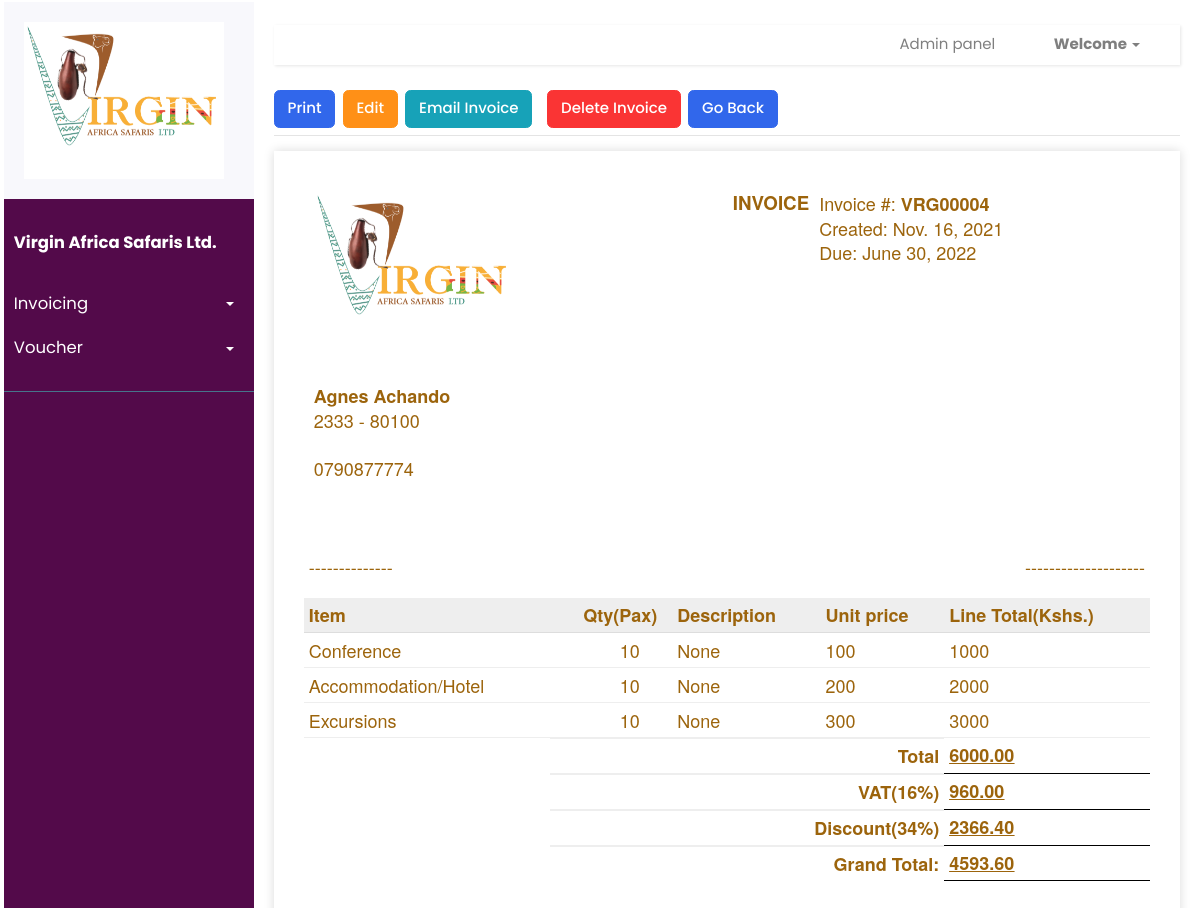
The app's page /invoices/create-build/vrg00004-45091ee86aa0 with its own data.
### invoice/models.py (models this page shows, shortened)
class Invoice(models.Model):
    TERMS = [
        ('Immediate', 'Immediate'),
        ('15 days', '15 days'),
        ('30 days', '30 days'),
    ]
    STATUS = [
        ('CURRENT', 'CURRENT'),
        ('EMAIL_SENT', 'EMAIL_SENT'),
        ('OVERDUE', 'OVERDUE'),
        ('PAID', 'PAID'),
    ]
    number = models.CharField(
        null=False, default=increment_invoice_number, blank=False, max_length=100, unique=True)
    dueDate = models.DateField(null=True, blank=True)
    paymentTerms = models.CharField(
        choices=TERMS, default='15 days', max_length=100)
    status = models.CharField(
        choices=STATUS, default='CURRENT', max_length=100)
    description = models.TextField(null=True, blank=True, max_length=500)
    istaxable = models.BooleanField()
    apply_discount = models.BooleanField()
    discount = models.CharField(
        null=True, default=0, blank=True, max_length=10)
    client = models.ForeignKey(
        Client, blank=True, null=True, on_delete=models.SET_NULL)
    uniqueId = models.CharField(null=True, blank=True, max_length=100)
    slug = models.SlugField(max_length=500, unique=True, blank=True, null=True)
    date_created = models.DateTimeField(blank=True, null=True)
    last_updated = models.DateTimeField(blank=True, null=True)

class Client(models.Model):
    clientName = models.CharField(null=True, blank=True, max_length=200)
    address = models.CharField(null=True, blank=True, max_length=200)
    postalCode = models.CharField(null=True, blank=True, max_length=10)
    phoneNumber = models.CharField(null=True, blank=True, max_length=100)
    emailAddress = models.CharField(null=True, blank=True, max_length=100)
    uniqueId = models.CharField(null=True, blank=True, max_length=100)
    slug = models.SlugField(max_length=500, unique=True, blank=True, null=True)
    date_created = models.DateTimeField(blank=True, null=True)
    last_updated = models.DateTimeField(blank=True, null=True)

class Product(models.Model):
    CURRENCY = [
        ('Ksh', 'KES'),
        ('Ksh', 'KES'),
    ]
    PRODUCTS = [
        ('Accommodation/Hotel', 'Accommodation/Hotel'),
        ('Conference', 'Conference'),
        ('Excursions', 'Excursions'),
        ('Air Ticket', "Air Ticket"),
        ('Others', 'Others')
    ]
    description = models.CharField(
        null=False, blank=False, max_length=200, default="Anonimous")
    currency = models.CharField(
        blank=True, null=True, default='Kshs', max_length=100)
    invoice = models.ManyToManyField(Invoice, through='InvoiceProduct')
    uniqueId = models.CharField(null=True, blank=True, max_length=100)
    slug = models.SlugField(max_length=500, unique=True, blank=True, null=True)
    date_created = models.DateTimeField(blank=True, null=True)
    last_updated = models.DateTimeField(blank=True, null=True)

class InvoiceProduct(models.Model):
    invoice = models.ForeignKey(Invoice, on_delete=models.CASCADE)
    product = models.ForeignKey(
        Product, on_delete=models.CASCADE, null=True, blank=True)
    prod_description = models.CharField(null=True, blank=True, max_length=300)
    quantity = models.IntegerField(
        default=1, validators=[MinValueValidator(1)], null=True, blank=True)
    price = models.CharField(null=True, blank=True, max_length=10)
    class Meta:
        unique_together = [['invoice', 'product']]
    def total_price(self):
        total_price = int(self.quantity)*int(self.price)
        return total_price

### invoice/views.py (the view, shortened to what this page needs)
# urls.py: path('invoices/create-build/<slug:slug>',invoice_views.createBuildInvoice, name='create-build-invoice'),
def createBuildInvoice(request, slug):
	try:
		invoice = Invoice.objects.get(slug=slug)
		pass
	except:
		messages.error(request, 'Something went wrong')
		return redirect('create-build-invoice', slug=slug)
	products = Product.objects.filter(invoice=invoice)
	invoiceproduct  = InvoiceProduct.objects.filter(invoice_id=invoice.id)
	invoiceCurrency = ''
	invoiceTotal = 0.0
	itemtotals = []
	tax=0
	discount=0
	if len(products) > 0:
		for x in invoiceproduct:
			y = float(x.quantity) * float(x.price)
			invoiceTotal += y
			itemtotals.append(y)
	if(invoice.istaxable):
		tax = 0.16*invoiceTotal
	sub_total = invoiceTotal+tax
	if(invoice.apply_discount):
		discount=(float(invoice.discount))*0.01*sub_total
	grand_total = sub_total
	discounted_grand_total = sub_total-discount
	context = {}
	context['invoice'] = invoice
	context['products'] = products
	context['itemtotals']= itemtotals
	context['discount']= "{:.2f}".format(discount)
	context['discounted_grand_total']= "{:.2f}".format(discounted_grand_total)
	context['discount_percentage']= invoice.discount
	context['invoiceGrandTotal'] = "{:.2f}".format(grand_total)
	context['invoiceTotal'] = "{:.2f}".format(invoiceTotal)
	context['tax'] =  "{:.2f}".format(tax)
	context['invoiceCurrency'] = invoiceCurrency
	context['invoiceproduct'] = invoiceproduct
	if request.method == 'GET':
		inv_form = InvoiceForm(instance=invoice)
		client_form = ClientSelectForm(initial_client=invoice.client)
		context['inv_form'] = inv_form
		context['client_form'] = client_form
		return render(request, 'invoice/view_created_invoice.html', context)

### invoice/models.py (called while the page is built)
def increment_invoice_number():
    last_invoice = Invoice.objects.all().order_by('id').last()
    if not last_invoice:
        return 'VRG00001'
    invoice_no = last_invoice.number
    invoice_int = int(invoice_no.split('VRG')[-1])
    new_invoice_int = invoice_int + 1
    new_invoice_no = 'VRG' + "%05d" % (new_invoice_int, )
    return new_invoice_no

### templates/invoice/view_created_invoice.html (shortened to what this page needs)
{% extends 'index.html' %} {% load static %} {% load crispy_forms_tags %}
 {% block content %}
<div
  class="
    d-flex
    justify-content-between
    flex-wrap flex-md-nowrap
    align-items-center
    pt-3
    pb-2
    mb-3
    border-bottom
    view-invoice-box
  "
>
  <div class="btn-toolbar mb-2 mb-md-0">
   <div class="btn-group me-2">
        <a href="{% url 'viewpdf' invoice.slug%} " target="_blank" class="btn btn-primary">Print</a>
    </div>
     <div class="btn-group ml-2">
        <a href="{% url 'edit-invoice' invoice.slug %}" class="btn btn-warning">Edit</a>
    </div>
     <div class="btn-group ml-2 mr-2">
        <a class="btn btn-info" href="#" data-toggle="modal" data-target="#emailConfirmModal">Email Invoice</a>
    </div>
     <div class="btn-group ml-2 mr-2">
        <a class="btn btn-danger" href="#" data-toggle="modal" data-target="#deleteConfirmModal">Delete Invoice</a>
    </div>
    <div class="btn-group me-2 pull-right">
      <a href="{% url 'view-invoices' %}"
        ><button type="button" class="btn btn-primary">Go Back</button></a
      >
    </div>
  </div>
</div>
<div class="invoice-box">
      <table cellpadding="0" cellspacing="0">
        <tr class="top">
          <td colspan="2">
            <table>
              <tr>
                <td class="title">
                  <img
                    src="{% static 'images/logo.PNG' %}"
                    style="width: 100%; max-width: 200px"
                    alt="Logo"
                  />
                </td>
                 <td class="mr-3">
                       <h5>INVOICE</h5>
                 </td>
                <td>
                   Invoice #: <strong>{{invoice.number}}</strong><br />
                Created: {{invoice.date_created|date}}<br />
                Due: {{invoice.dueDate}}
                </td>
              </tr>
            </table>
          </td>
        </tr>
        <tr class="information">
          <td colspan="2">
            <table>
              <tr>
                <td>
                <strong>{{invoice.client.clientName}}</strong> <br />
                {{invoice.client.address}} - {{invoice.client.postalCode}} <br/ >
               <br/ > {{invoice.client.phoneNumber}}
                <br />
                <br />
                </td>
                <td>
                </td>
              </tr>
            </table>
          </td>
        </tr>
        <tr class="details">
          <td>--------------</td>
          <td>--------------------</td>
        </tr>
       <tr>
       <table>
        <tr class="heading">
          <td>Item</td>
          <td>Qty(Pax)</td>
          <td class="pl-3">Description</td>
          <td>Unit price</td>
          <td>Line Total(Kshs.)</td>
        </tr>
         {%for prod in invoiceproduct%}
            {% for product in products %}
            {% if forloop.counter == forloop.parentloop.counter %}
        <tr class="item">
          <td>{{product.description}}</td>
          <td class="pr-4">{{prod.quantity}}</td>
          <td class="pl-3">
             {{prod.prod_description}}
          </td>
          <td>{{prod.price}}</td>
             <td>{{prod.total_price}}</td>
        </tr>
        {%endif%}
        {%endfor%}
        {%endfor%}
    {%if invoice.istaxable and not invoice.apply_discount%}
        <tr class="total">
          <td></td>
          <td colspan="3">Total</td>
          <td class = "grand_total"><u><u>{{invoiceTotal}}</u><u/></td>
        </tr>
        <tr class="total">
          <td></td>
          <td colspan="3">VAT(16%)</td>
          <td class = "grand_total"><u><u>{{tax}}</u><u/></td>
        </tr>
        <tr class="total">
          <td></td>
          <td colspan="3">Grand Total:</td>
          <td class = "grand_total"><u><u>{{invoiceGrandTotal}}</u><u/></td>
        </tr>
        {% elif invoice.istaxable and invoice.apply_discount%}
        <tr class="total">
          <td></td>
          <td colspan="3">Total</td>
          <td class = "grand_total"><u><u>{{invoiceTotal}}</u><u/></td>
        </tr>
        <tr class="total">
          <td></td>
          <td colspan="3">VAT(16%)</td>
          <td class = "grand_total"><u><u>{{tax}}</u><u/></td>
        </tr>
        <tr class="total">
          <td></td>
          <td colspan="3">Discount({{discount_percentage}}%)</td>
          <td class = "grand_total"><u><u>{{discount}}</u><u/></td>
        </tr>
        <tr class="total">
          <td></td>
          <td colspan="3">Grand Total:</td>
          <td class = "grand_total"><u><u>{{discounted_grand_total}}</u><u/></td>
        </tr>
        {%else%}
          <tr class="total">
          <td></td>
          <td colspan="3">Grand Total:</td>
          <td class = "grand_total"><u><u>{{invoice.grand_total}}</u><u/></td>
        </tr>
        {%endif%}
      </table>
      </tr>
      <br />
     </table>
    </div>
<br/><br/>
        </div>
      </div>
{% endblock %}

### static/css/ui.css (style rules this page uses)
html { font-family: "Inter", sans-serif; font-size: 15px; }

### static/css/doc.css (style rules this page uses)
table { color: #9c640c; }
.invoice-box { max-width: 2400px; width: 100%; margin: auto; padding: 30px; border: 0px solid #eee; box-shadow: 0 0 10px rgba(0, 0, 0, 0.15); font-size: 18px; line-height: 24px; font-family: "Helvetica Neue", "Helvetica", Helvetica, Arial, sans-serif; color: #9c640c; }
.invoice-box table { width: 100%; line-height: inherit; text-align: left; }
.invoice-box table td { padding: 5px; vertical-align: top; }
.invoice-box table tr td:nth-child(2) { text-align: right; }
.invoice-box table tr.top table td { padding-bottom: 20px; }
.invoice-box table tr.top table td.title { font-size: 45px; line-height: 45px; color: #333; }
.invoice-box table tr.information table td { padding-bottom: 40px; }
.invoice-box table tr.heading td { background: #eee; border-bottom: 1px solid #ddd; font-weight: bold; }
.invoice-box table tr.details td { padding-bottom: 20px; }
.invoice-box table tr.item td { border-bottom: 1px solid #eee; }
.invoice-box table tr.total td:nth-child(2) { border-top: 2px solid #eee; font-weight: bold; }
.grand_total { border-bottom: 1px double #000; font-weight: bold; }

### static/css/home.css (style rules this page uses)
* { padding-top: 0; }
body { font-family: "Poppins", sans-serif; background: #ffffff; padding-top: 2px; }
a, a:hover, a:focus { color: inherit; text-decoration: none; transition: all 0.3s; }

### records on screen
Invoice: number "VRG00004", date_created "Nov. 16, 2021", dueDate "June 30, 2022", client.clientName "Agnes Achando", client.address "2333", client.postalCode "80100", client.phoneNumber "0790877774", discount "34"
InvoiceProduct: quantity "10", prod_description "None", price "100", total_price "1000"
Product: description "Conference"
InvoiceProduct: quantity "10", prod_description "None", price "200", total_price "2000"
Product: description "Accommodation/Hotel"
InvoiceProduct: quantity "10", prod_description "None", price "300", total_price "3000"
Product: description "Excursions"

### other values on screen
{{ invoiceTotal }} "6000.00"
{{ tax }} "960.00"
{{ discount }} "2366.40"
{{ discounted_grand_total }} "4593.60"
